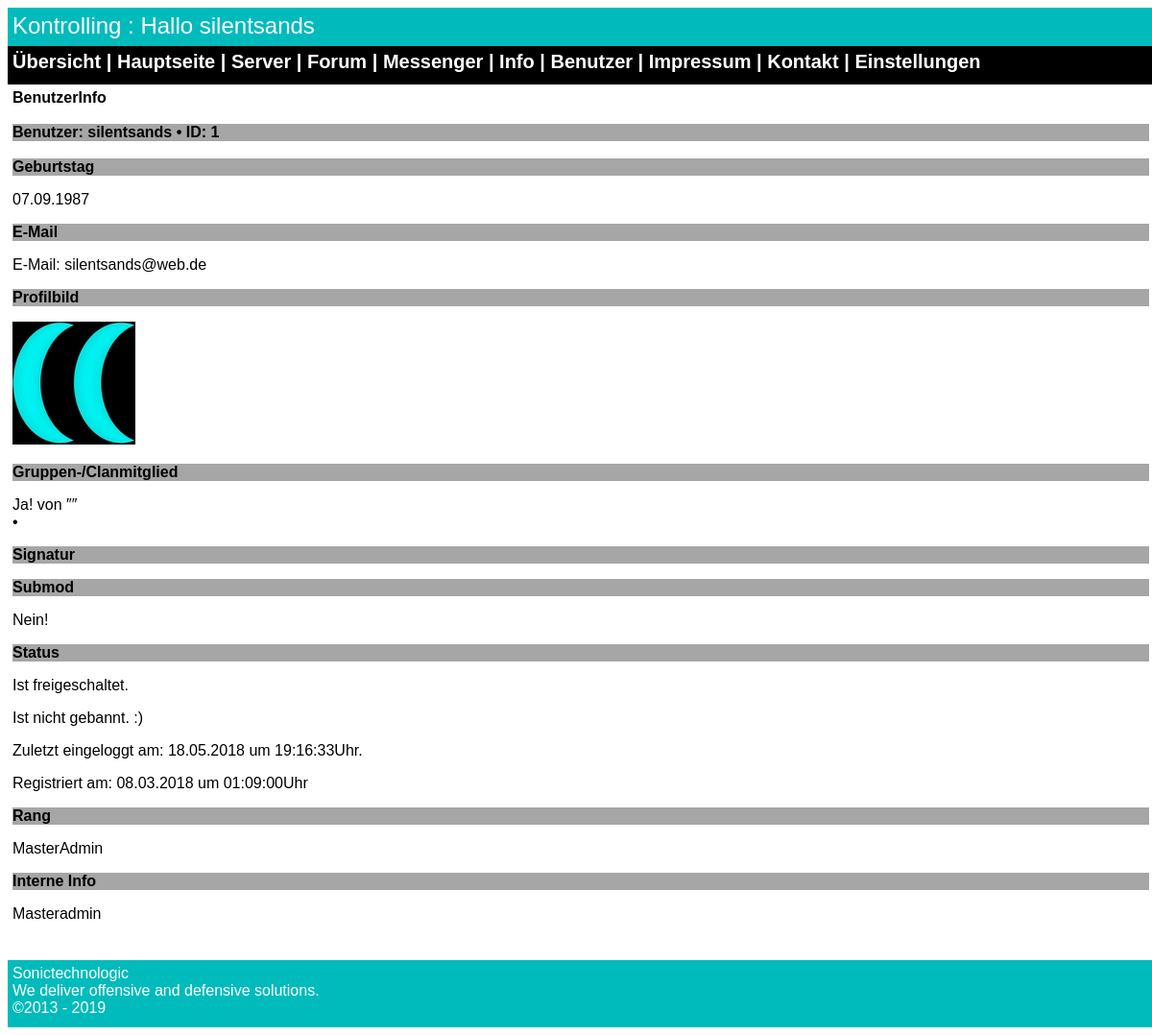
The page /admin/index.php?page=benutzerinfo&benutzer=silentsands&userID=1 (signed in) on the database its author committed.
### tables this page shows
CREATE TABLE IF NOT EXISTS `benutzer` (
  `ID` int(10) NOT NULL AUTO_INCREMENT,
  `user` text NOT NULL,
  `Passwort` text NOT NULL,
  `Passwort_2` text NOT NULL,
  `email` text NOT NULL,
  `gtag` varchar(2) NOT NULL,
  `gmon` varchar(2) NOT NULL,
  `gjahr` varchar(4) NOT NULL,
  `profile_image` text NOT NULL COMMENT 'bildurl',
  `Rang` varchar(1) NOT NULL,
  `Login_Date` text NOT NULL,
  `Login_Uhrzeit` text NOT NULL,
  `erstellt_uhrzeit` text NOT NULL,
  `erstellt_datum` text NOT NULL,
  `clanmitglied` tinyint(1) NOT NULL,
  `clanid` text NOT NULL,
  `clantag` text NOT NULL,
  `signatur` text NOT NULL,
  `submodID` int(10) DEFAULT NULL,
  `submod` tinyint(1) NOT NULL,
  `Banned` tinyint(1) NOT NULL,
  `setfree` int(1) DEFAULT NULL COMMENT 'zur freischaltung gestellter user',
  `intinfo` text NOT NULL,
  PRIMARY KEY (`ID`)
);

### admin/index.php (the view, shortened to what this page needs)
<?php
				function lesen($einlesen) 				{
				$einlesen = trim($einlesen);
				$linksuche = '/\[URL\]+((https?|ftps?.*).*)\[\/URL\]/im';
				$ersetzenlink = '<a class="navi navi1" href="$1" target="_blank">$1</a> ';
				$einlesen = preg_replace($linksuche, $ersetzenlink, $einlesen);
				$linksuchetext = '/\[URL=((https?|ftps?.*).*)\]+(.*)\[\/URL\]/im';
				$ersetzenlinktext = '<a class="navi navi1" href="$1" target="_blank">$3</a> ';
				$einlesen = preg_replace($linksuchetext, $ersetzenlinktext, $einlesen);
				$bildsuche = '/\[IMG\]+((https?|ftps?.*).*(?=png\b|tiff?\b|gif\b|jpe?g\b)\w{2,4})\[\/IMG\]/im';
				$ersetzenbild = '<a href="$1" target="_blank"><img src="$1" alt="Bild" border="0"></a> ';
				$einlesen = preg_replace($bildsuche, $ersetzenbild, $einlesen);
				$thumbsuche = '/\[THUMB\]+((https?|ftps?.*).*(?=png\b|tiff?\b|gif\b|jpe?g\b)\w{2,4})\[\/THUMB\]/im';
				$ersetzenthumb = '<a href="$1" target="_blank"><img src="$1" alt="Bild" border="0" style="width:200px;"></a> ';
				$einlesen = preg_replace($thumbsuche, $ersetzenthumb, $einlesen);
				$italicsuche = '/\[I\](.*)\[\/I\]/im';
				$ersetzenitalic = '<i>$1</i>';
				$einlesen = preg_replace($italicsuche, $ersetzenitalic, $einlesen);
				$boldsuche = '/\[B\](.*)\[\/B\]/im';
				$ersetzenbold = '<b>$1</b>';
				$einlesen = preg_replace($boldsuche, $ersetzenbold, $einlesen);
				return $einlesen;						}
if ($_SESSION["rang"] <= "1" AND isset($_SESSION["rang"]))
	{
?>
<!DOCTYPE html>
<html>
<head>
<link rel="stylesheet" type="text/css" href="../css/admin.css">
</head>
<body>
<header>Kontrolling : Hallo <?php echo "" . $_SESSION["user"] . ""; ?></header>
<nav> <a title="&Uuml;bersicht" href="index.php?page=overview">&Uuml;bersicht</a> | <a title="hauptseite" href="index.php?page=main">Hauptseite</a> | <a title="Server" href="index.php?page=server">Server</a> | <a title="Forum" href="index.php?page=forum&sf=view">Forum</a>
<?php
 if ( $_SESSION["rang"] == "0")
	{
		echo '| <a title="Messenger" href="index.php?page=messenger">Messenger</a>';
	}
?>
	| <a title="Info" href="index.php?page=info">Info</a> | <a title="Benutzer" href="index.php?page=user">Benutzer</a> | <a title="impressum" href="index.php?page=impressum">Impressum</a> | <a title="Kontakt" href="index.php?page=kontakt">Kontakt</a> | <a title="Einstellungen" href="index.php?page=settings">Einstellungen</a> </nav>
<main>
<?php
if ($_GET ['page'] == "benutzerinfo")
	{
		echo "<b>BenutzerInfo</b><br><br>";
		$userGET = $_GET['benutzer'];
		$userID = $_GET['userID'];
		$sql = "SELECT ID, user, email, gtag, gmon, gjahr, profile_image, Rang, Login_Date, Login_Uhrzeit, erstellt_uhrzeit, erstellt_datum, clanmitglied, clanid, clantag, signatur, submodID, submod, Banned, setfree, intinfo FROM benutzer WHERE user='" . $userGET . "' OR ID='" . $userID . "'";
		$benutzerliste = mysqli_query($db_link, $sql);
		if (mysqli_num_rows($benutzerliste) > 0)
			{
			while($row = mysqli_fetch_assoc($benutzerliste))
				{
					$ID = $row["ID"];
					$user = lesen($row["user"]);
					$email = lesen($row["email"]);
					$gtag = $row["gtag"];
					$gmon = $row["gmon"];
					$gjahr = $row["gjahr"];
					$profile_image = $row["profile_image"];
					$Rang = $row["Rang"];
					$Login_Date = $row["Login_Date"];
					$Login_Uhrzeit = $row["Login_Uhrzeit"];
					$erstellt_uhrzeit = $row["erstellt_uhrzeit"];
					$erstellt_datum = $row["erstellt_datum"];
					$clanid = $row["clanid"];
					$clantag = $row["clantag"];
					$signatur = lesen($row["signatur"]);
					$intinfo = lesen($row["intinfo"]);
					$submodID = $row["submodID"];
					echo '<article>
					<div class="titel"><b id="titel">Benutzer: ' . $user . ' &bull; ID: ' . $ID . '</b></div>
					<div class="inhalt"><br>
					<div class="titel"><b id="titel">Geburtstag</b></div>
					<p>' . $gtag . "." . $gmon . "." . $gjahr . '</p>
					<div class="titel"><b id="titel">E-Mail</b></div>
					<p>E-Mail: ' . $email . '</p>
					<div class="titel"><b id="titel">Profilbild</b></div>
					<p><img src="' . $profile_image . '" alt="Profilbild" width="128" height="128"></p>
					<div class="titel"><b id="titel">Gruppen-/Clanmitglied</b></div>
					<p>
					'; if ($row["clanmitglied"] == "0")
						{
							$clanmitglied = "Nein!";
							echo $clanmitglied;
						}
					else
						{
							$clanmitglied = "Ja!";
							echo '' . $clanmitglied . ' von &Prime;' . $clantag . '&Prime; <br>&bull; ' . $clanid . '';
						}
					echo '</p>
					<div class="titel"><b id="titel">Signatur</b></div>
					<p>' . $signatur . '</p>
					<div class="titel"><b id="titel">Submod</b></div>
					<p>'; if ($row["submod"] == "0")
						{
							$submod = "Nein!";
							echo $submod;
						}
					else
						{
							$submod = "Ja!";
							echo '' . $submod . ' vom <br> Subthreat: &bull; ' . $submodID . '';
						}
					echo '</p>
					<div class="titel"><b id="titel">Status</b></div>';
					if ($row["setfree"] == "0")
						{
							$setfree = "Nicht freigeschaltet.";
						}
					else
						{
							$setfree = "Ist freigeschaltet.";
						}
					echo '<p>' . $setfree . '</p>';
					if ($row["Banned"] == "1")
						{
							$Banned = "Ist gebannt!";
						}
					else
						{
							$Banned = "Ist nicht gebannt. :)";
						}
					echo ' <p>' . $Banned . '</p>
					<p>Zuletzt eingeloggt am: ' . $Login_Date . ' um ' . $Login_Uhrzeit . 'Uhr. </p>
					<p>Registriert am: ' . $erstellt_datum . ' um ' . $erstellt_uhrzeit . 'Uhr </p>
					<div class="titel"><b id="titel">Rang</b></div>';
					if ($Rang == "0")
						{
							$rangtext = "MasterAdmin";
						}
					echo ' <p>' . $rangtext . '</p>';
					echo '
					<div class="titel"><b id="titel">Interne Info</b></div>
					<p>' . $intinfo . '</p>
					</div>
					<wbr></wbr><br>
					</article>';
				}
			}
		else
			{
				echo "Niemanden mit dem Namen " . $userGET . " Gefunden!";
			}
	}
	?>
</main>
<footer>Sonictechnologic <br>
We deliver offensive and defensive solutions.<br>
&copy;2013 - <?php echo date("Y");?></footer>
</body>
</html>
<?php
	}
else
	{
		echo "Zugang verweigert!";
	}
?>

### css/admin.css (style rules this page uses)
body { background-color: white; }
header { height: 30px; width: 100%; margin: auto; background-color: #00bbbb; padding: 5px 5px 5px 5px; color: white; font-style: normal; font-family: "Arial Verdana", Arial, Sans-serif; font-size: 24px; }
nav { height: 30px; width: 100%; margin: auto; padding: 5px 5px 5px 5px; background-color: black; color: white; font-style: normal; font-weight: bold; font-family: "Arial Verdana", Arial, Sans-serif; font-size: 20px }
nav a:link { text-decoration: none; }
nav a { color: white; }
main { width: 100%; margin: auto; padding: 5px 5px 5px 5px; color: black; font-style: normal; font-family: "Arial Verdana", Arial, Sans-serif; font-size: 16px }
.titel { background-color: #a6a6a6; }
footer { height: 60px; width: 100%; margin: auto; padding: 5px 5px 5px 5px; background-color: #00bbbb; color: white; font-style: normal; font-family: "Arial Verdana", Arial, Sans-serif; font-size: 16px }

### rows shown on the page
benutzer: user "silentsands", ID "1", gtag "07", gmon "09", gjahr "1987", email "silentsands@web.de", profile_image (picture), clanmitglied "Ja!", submod "Nein!", setfree "Ist freigeschaltet.", Banned "Ist nicht gebannt. :)", Login_Date "18.05.2018", Login_Uhrzeit "19:16:33", erstellt_datum "08.03.2018", erstellt_uhrzeit "01:09:00", Rang "MasterAdmin", intinfo "Masteradmin"

### other values the page prints
$_SESSION["user"] "silentsands"
